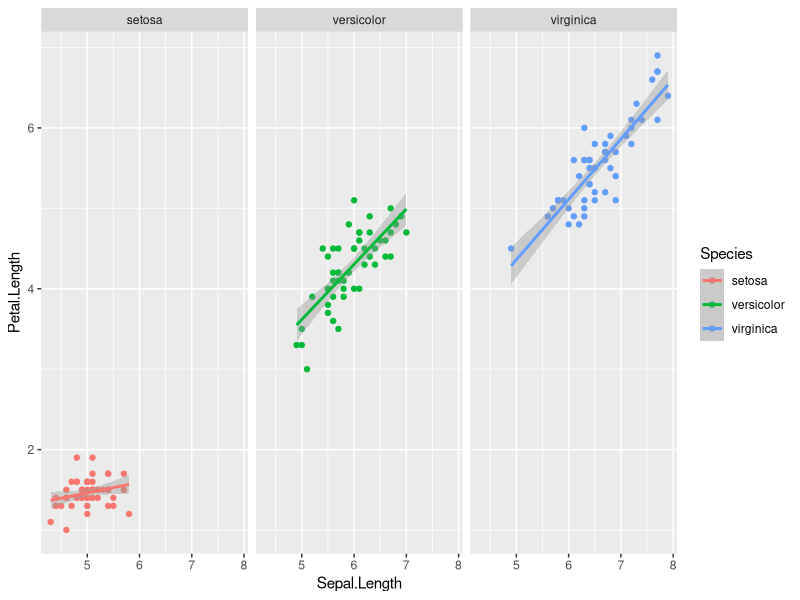
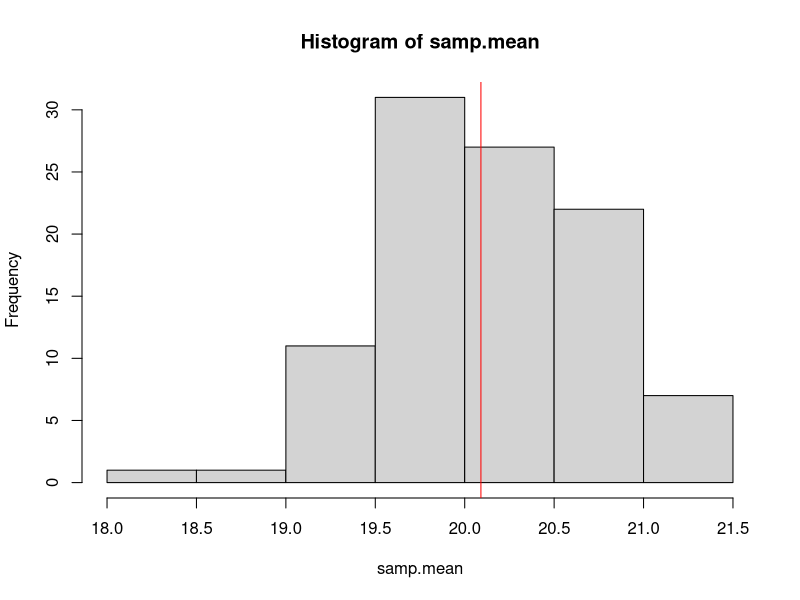

The R source for these figures, in order:
#apply functions and loops
#create an ex function
mult.2=function(x)x*2
mult.2(1242)

#use sapply() to apply this function to a set of numbers
#take integers from 1-5 amd multiply ea by 2
sapply(1:5,mult.2)

#or you can define the function within the sapply funciton
sapply(1:5,function(x)x*2)

#sapply vs lapply is just output format
#s-simplified (vector), L-list
lapply(1:5,function(x)x*2)

##use sapply to apply a function that generates more than just a vector

v=c(1:3)
sapply(1:5,function(x)x*v)

lapply(1:5,function(x)x*v)


##USe sapply and lapply to run linear ,odels on multiple datasets
iris
iris.split=split(iris,iris$Species)
iris.split
class(iris.split)

spp.mods=lapply(iris.split,function(x) lm(Petal.Length~Sepal.Length,data=x))
spp.mods

summary(spp.mods[[1]])#results

spp.mods.summary=lapply(spp.mods,function(x)summary(x))

#Get the slope of relationship of ea model
str(spp.mods.summary[[1]])#look at the structure of summary output
spp.mods.summary[[1]]$coefficients
spp.mods.summary[[1]]$coefficients[2,1]#goal number

slopes=sapply(spp.mods.summary,function(x)x$coefficients[2,1])
slopes

#Alt+shift+ arrow to duplicate lines of code

#visualize relationship betweem pertal length and sepal length for ea species
library(ggplot2)
ggplot(iris,aes(x=Sepal.Length,y=Petal.Length,color=Species))+
  geom_point()+
  geom_smooth(method="lm")+
  facet_wrap(~Species)


##For-loops()
for(i in 1:5)print(i*2)

v=vector(length=5)
v
for(i in 1:5)v[i]=i*2 #gives us i= 1,2,3,4,5,6
v
for(i in 1:5)v[i]=(i+1)*2 #to fix, now i=2,3,4,5
v

times=5
m=matrix(nrow=times,ncol=10)
for(i in 1:times)m[i,]=(1:10*i)
m

#while-loop
j=1
while(j<10){
  print(j)
  j=j+1
}
j

j=1
while(j<20){
  if(j==10) print("10!")else print(j)
  j=j+1
}



#Random Sampling

sample(1:10,1) #gives 1 number between 1 &10
sample(1:10,10) #gives 10 numbers between 1 &10
sample(1:10,10, replace=TRUE) #gives 10 numbers between 1 &10, and allows re-draw, "BOOTSTRAPPING- sampling with replacement




obs.mean=mean(mtcars$mpg)

samp.mean=vector(length=100)
for(i in 1:100){
  samp=sample(1:length(mtcars$mpg),25)#randomly pick 35 numbers betweem 1 and 32 (numner of cars)
  samp.mean[i]=mean(mtcars$mpg[samp])#pick the cars assigned by samp and take the mean mpg
}
samp
samp.mean

obs.mean

hist(samp.mean)#make a histogram of subsample means

abline(v=obs.mean,col='red')#draw a red line where obs mean was
